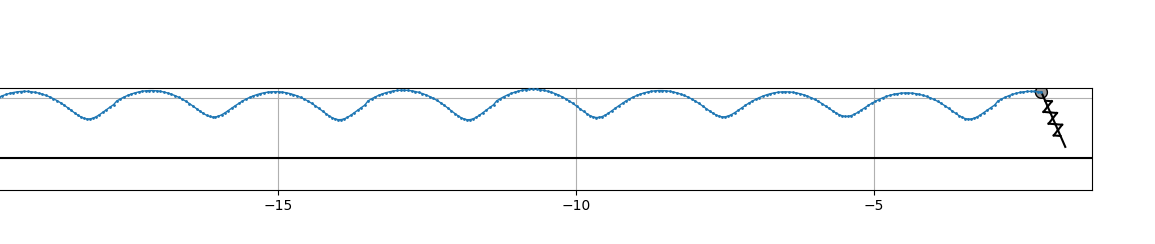

Recreate this plot in Python.
#!/usr/bin/env python3

'''
https://www.cs.cmu.edu/~hgeyer/Publications/Geyer05PhDThesis.pdf
http://underactuated.mit.edu/simple_legs.html#example5
file:///home/cyan3/Dev/jim/gradschool/216/4_Supplementary%20materials.pdf
file:///home/cyan3/Dev/jim/gradschool/216/4_1_Legs.pdf
https://github.com/RobotLocomotion/drake/blob/88fea982f7e7c10d1a809cf73c1c90a14719b8ba/systems/analysis/simulator.cc
file:///home/cyan3/Dev/jim/gradschool/216/dual_slip.pdf

intuition

k=200
too stiff, so energy is lost quickly and robot stops hopping 'rightward'

k=175
loose enough, marches right but no way to control for speed

if k is loose and energy stays in the system, but control angles are not set correctly
x will converge and system starts to 'bounce-in-place'

the control part in 'takeoff' is how we 'introduce' energy into the system, and the dynamics 'stiffness' remove energy from the system. so it is about regulating and maintaining the amount of energy into the system, at the right timing
'''

from numpy import sin, cos
import numpy as np, math

import matplotlib.pyplot as plt
import matplotlib.animation as animation

import scipy.integrate as integrate
from collections import deque
import argparse
import copy

import time

X, Y, XDOT, YDOT, R, THETA, RDOT, THETADOT = range(8)

def deserialize(args):
  global system_params
  global k, L0, M, G
  k, L0, M, G = system_params = [float(x) for x in args.system.strip().split(",")]

  global controller_params
  controller_params = np.radians([float(x) for x in args.control1.strip().split(",")])
  global alpha
  alpha = controller_params[0]

  initial_state = np.array([float(x) for x in args.initial.split(',')])
  initial_state[THETA] = np.radians(initial_state[THETA])

  return system_params, controller_params, initial_state

def two_d_make_x_y_theta_hom(x, y, theta):
  hom = np.eye(3)

  theta = theta % (2 * np.pi)
  # 2019-08-02 parentheses!!!

  hom[0, 0] = np.cos(theta)
  hom[0, 1] = -np.sin(theta)
  hom[1, 0] = np.sin(theta)
  hom[1, 1] = np.cos(theta)

  hom[0, 2] = x
  hom[1, 2] = y
  return hom

class SimpleSLIP(object):
  def foot_height(self, state):
    '''
    render_state plots from the feet up to mass
    '''
    return state[Y]

  def dynamx_flying(self, state, t):
    statedot = xdot = np.zeros_like(state)

    statedot[X] = state[XDOT]
    statedot[Y] = state[YDOT]
    statedot[XDOT] = 0
    statedot[YDOT] = -G

    return statedot

  def takeoff(self, state, t):
    '''
    y = r * cos(theta)
    x = -r * sin(theta)

    x.diff(t)
    y.diff(t)
    '''
    state[Y] = 0 # L0 * np.cos(state[THETA])
    state[XDOT] = -state[RDOT] * np.sin(state[THETA]) - L0 * state[THETADOT] * np.cos(state[THETA])
    state[YDOT] = state[RDOT] * np.cos(state[THETA]) - L0 * state[THETADOT] * np.sin(state[THETA])

    # Update theta to commanded leg angle.
    # this is the 'controller'
    xdelta1 = L0 * np.sin(-state[THETA])

    if state[THETA] < 0:
      # taking off 'right', so angle leg 'right' / +
      # we don't want too high otherwise we bounce 'left' too far
      # too low and it will not 'damp' the rightward acceleration enough
      state[THETA] = min(-state[THETA], 20 / 180 * np.pi)

      state[THETA] = (8.05*state[XDOT] + (1-state[YDOT])) / 180 * np.pi
      # adding the ydot is key, the higher it is, the higher you'll bounce
      # so the less you need to raise the leg. and the lower you'll bounce
      # the more 'stumbling you are', so raise your leg to damp yourself
    else:
      # taking off 'left', from a bounce back
      # so angle leg 'left' / -
      state[THETA] = max(-state[THETA], -20 / 180 * np.pi) 

      state[THETA] = (-11*state[XDOT]) / 180 * np.pi
      print("hi?") # this doesn't seem to ever run

    # because we render [X] = feet
    # to keep the mass in the same place
    # we need to shift the feet by the theta we shed
    # and the new theta we acquire
    state[X] += (xdelta1 + L0 * np.sin(state[THETA])) 

    state[THETADOT] = 0
    state[R] = L0
    state[RDOT] = 0

    return state

  def touchdown(self, state, t):
    # Update rdot and thetadot to match xdot and ydot, using
    # x = -r*sin(theta), z = r*cos(theta)
    #  => xdot = -rdot*s - r*c*thetadot, zdot = rdot*c - r*s*thetadot
    #  => xdot*c + zdot*s = -r*thetadot
    # r^2 = x^2 + z^2
    #  => 2r*rdot = 2x*xdot + 2z*zdot
    #  => rdot = -xdot*sin(theta) + zdot*cos(theta)
    # (matches Geyer05 Eq. 2.24 up to the symbol changes)
    state[R] = L0
    state[RDOT] = -np.sin(state[THETA]) * state[XDOT] + np.cos(state[THETA]) * state[YDOT]
    state[THETADOT] = -(state[XDOT] * cos(state[THETA]) + state[YDOT] * sin(state[THETA])) / L0

    state[XDOT] = 0
    state[YDOT] = 0

    return state

  def dynamx_stance(self, state, t):
    '''
    from hw1_derivation.py
    '''
    statedot = xdot = np.zeros_like(state)

    statedot[R] = state[RDOT]
    statedot[THETA] = state[THETADOT]
    statedot[RDOT] = (-G*M*cos(state[THETA]) + k*(L0 - state[R]) + M*state[R]*state[THETADOT]**2)/M
    statedot[THETADOT] = (G*sin(state[THETA]) - 2*state[RDOT]*state[THETADOT])/state[R]

    statedot[X] = state[XDOT]
    statedot[Y] = state[YDOT]

    return statedot

  def __init__(self,
    args,
    system_params,
    controller_params,
    initial_state,
    sampletimes):
    self._args = args

    self.system_params = system_params
    self.controller_params = controller_params
    self.initial_state = initial_state
    self.sampletimes = sampletimes

    self._data_gen_cb = None
    self.states = []
    self.dynamx_handler = None

  def init_data(self):
    self.states = np.zeros((len(self.sampletimes), self.initial_state.shape[0]))

    i = 0
    state = self.initial_state

    # decide the initial dynamx_handler
    if self.foot_height(state) <= 0:
      print("stancing")
      self.dynamx_handler = self.dynamx_stance
    else:
      print("flying")
      self.dynamx_handler = self.dynamx_flying

    '''
    # self.state = integrate.odeint(
    #   self._modes[0],
    #   self.initial_state,
    #   self.sampletimes)
    https://stackoverflow.com/a/63189903
    use this integration method instead of
    passthrough odeint for systems with
    'state'
    '''
    while i < len(self.sampletimes) - 1:
      # solve differential equation, take final result only
      state = integrate.odeint(
        self.dynamx_handler,
        state,
        self.sampletimes[i:i+2])[-1]
      self.states[i+1, :] = state

      #############################################

      if self.dynamx_handler == self.dynamx_flying:
        if self.foot_height(state) <= 0:
          self.touchdown(state, self.sampletimes[i:i+2])
          self.dynamx_handler = self.dynamx_stance
      elif self.dynamx_handler == self.dynamx_stance:
        if state[R] > L0:
          self.takeoff(state, self.sampletimes[i:i+2])
          self.dynamx_handler = self.dynamx_flying

      #############################################

      i += 1
    print("done integrating")

  def init_plot(self, fig, ax, texts):
    # ground
    self.ground = ax.plot([-50, 50], [0, 0], "k")

    # leg
    # since theta = angle relative to +x axis
    # at theta = 0, it is 'lying down' from 0 to L0
    self.leg_line = [ax.plot([0, L0], [0, 0], "k")[0]]
    self.leg_data = [self.leg_line[0].get_xydata().T]

    # leg spring
    for i in range(1, 13):
      self.leg_line.append(
          ax.plot(
            .2 + .7 / 13 * np.array([i - 1, i]), # notches
            0.1 * np.array([np.sin((i - 1) * np.pi / 2.), np.sin(i * np.pi / 2.)]), # amplitude
            "k")[0])
      self.leg_data.append(self.leg_line[i].get_xydata().T)

    # mass / hip
    a = np.linspace(0, 2 * np.pi, 50)
    radius = 0.1
    self.hip_fill = ax.fill(
      radius * np.sin(a),
      radius * np.cos(a),
      zorder=1,
      edgecolor="k",
      facecolor=[.6, .6, .6])
    self.hip = copy.copy(self.hip_fill[0].get_path().vertices)

    self.render_state(self.initial_state)

    self.trace, = ax.plot([], [], '.-', lw=1, ms=2)
    self.history_x = deque(maxlen=self._args.history)
    self.history_y = deque(maxlen=self._args.history)

  def data_gen(self):
    i = 0
    while True:
      i = (i + 1) % self.states.shape[0]

      if self._data_gen_cb is not None:
        self._data_gen_cb(i)

      yield i

  def render_state(self, state):
    g_world_foot = two_d_make_x_y_theta_hom(
      state[X],
      state[Y],
      0)

    g_foot_theta = two_d_make_x_y_theta_hom(
      0,
      0,
      state[THETA] + np.pi / 2) # in plot space, theta = w.r.t. x axis

    g_world_theta = np.dot(g_world_foot, g_foot_theta)

    g_theta_head = two_d_make_x_y_theta_hom(
      state[R],
      0,
      0) # in plot space, theta = w.r.t. x axis

    g_foot_head = np.dot(g_foot_theta, g_theta_head)

    g_world_head = np.dot(g_world_foot, g_foot_head)

    for i in range(13):
      temp = np.vstack([
        self.leg_data[i],
        np.array([1, 1])
      ]) # 3 x 2

      temp[0, :] = temp[0, :] * state[R] / L0

      g_world_leg = np.dot(g_world_theta, temp) # 3 x 2: by row: xs, ys, 1s

      self.leg_line[i].set_xdata(g_world_leg[0, :])
      self.leg_line[i].set_ydata(g_world_leg[1, :])

    self.hip_fill[0].get_path().vertices[:, 0] = g_world_head[0, 2] + self.hip[:, 0]
    self.hip_fill[0].get_path().vertices[:, 1] = g_world_head[1, 2] + self.hip[:, 1]

    return g_world_head

  def render(self, i):
    state = self.states[i]
    # x,y,x*,y*,r,theta,r*,theta*

    g_world_head = self.render_state(state)

    if i == 0:
      self.history_x.clear()
      self.history_y.clear()

    self.history_x.appendleft(g_world_head[0, 2])
    self.history_y.appendleft(g_world_head[1, 2])
    self.trace.set_data(self.history_x, self.history_y)

    return *self.leg_line, self.hip_fill[0], self.trace

if __name__ == '__main__':
  parser = argparse.ArgumentParser(
    description="")
  parser.add_argument('--playback', type=float, default=1.0, help='')
  parser.add_argument('--history', type=int, default=500, help='')
  parser.add_argument('--plot', type=str, default="sim", help='')
  parser.add_argument('--dt', type=float, default=0.02, help='')
  parser.add_argument('--t_stop', type=int, default=300, help='')

  parser.add_argument(
    '--system',
    type=str,
    default="175, 1, 1.41, 9.8",
    help='k, L0, M, G')
  parser.add_argument('--initial',
    type=str,
    default="-50,0.5,0,0,1,-10,0,0",
    help="x,y,x*,y*,r,theta,r*,theta*")
  # you can also start in stancing mode
  # there is less energy in the system
  # so it doesn't 'bounce' as much

  parser.add_argument(
      '--control1',
      type=str,
      default="90") # alpha = angle of attack

  args = parser.parse_args()
  system_params, controller_params, initial_state = deserialize(args)

  times = np.arange(0, args.t_stop, args.dt)
  system = SimpleSLIP(args,
    system_params,
    controller_params,
    initial_state,
    times)
  system.init_data()

  ####################################

  if args.plot == "sim":
    fig = plt.figure()
    fig.tight_layout()

    # a 'viewport'
    center = [0,0]
    dims = [100, 2]
    ax = fig.add_subplot(
      xlim=(center[0] - dims[0], center[0] + dims[0]),
      ylim=(center[1] - dims[1], center[1] + dims[1]))
    ax.set_aspect('equal')
    ax.grid()

    system.init_plot(fig, ax, [])

    ani = animation.FuncAnimation(
        fig,
        system.render,
        system.data_gen,
        interval=args.dt*1000/args.playback,
        blit=True)

    plt.show()
